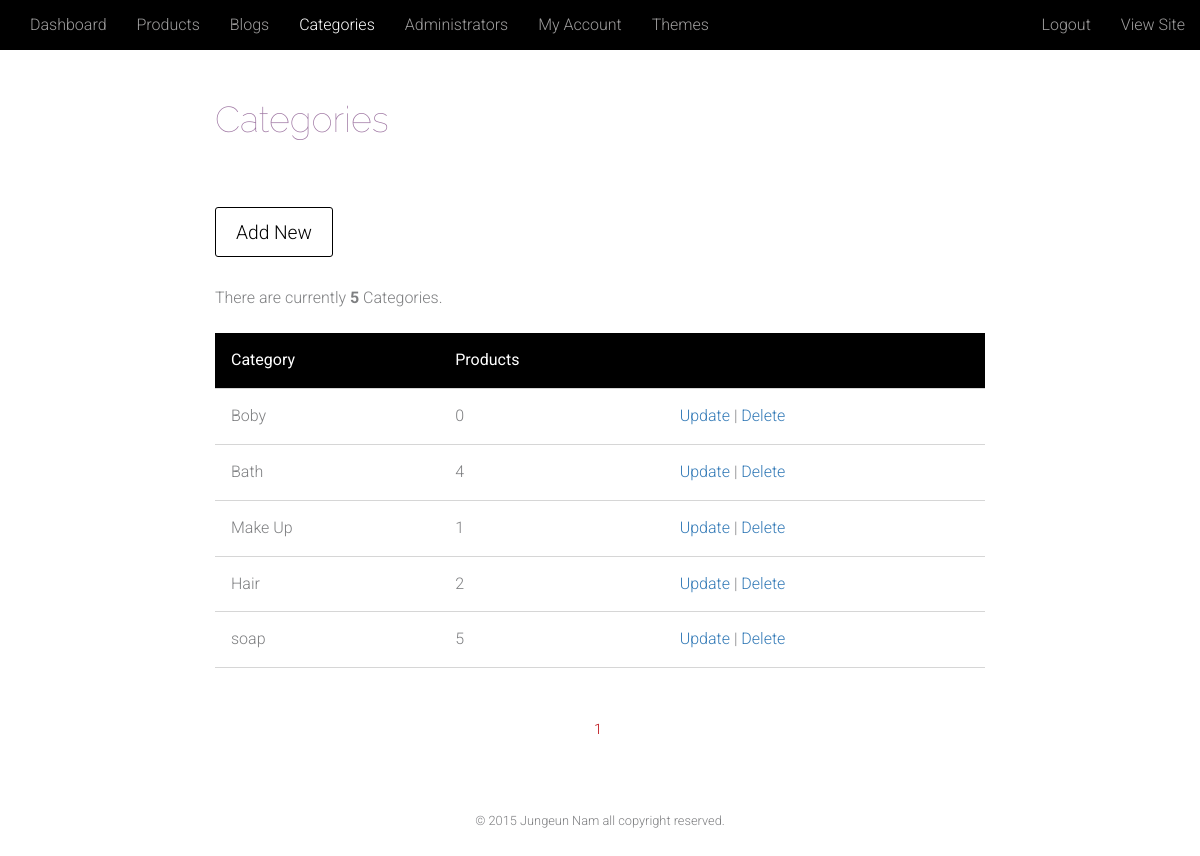
Screenshot of /admin/categories.php (signed in) with the database file from the repository.
### tables this page shows
CREATE TABLE IF NOT EXISTS `category` (
  `categoryId` int(11) NOT NULL,
  `category` varchar(40) NOT NULL,
  `categoryDescription` varchar(50) NOT NULL
);

### includes/paginationcreate.php (called while the page is built, shortened)
<?php
     $rowsperpage = 10;
     if (isset($_GET['currentpage']) && is_numeric($_GET['currentpage'])){
        $currentpage = (int) $_GET['currentpage'];
     }
     else{
        $currentpage = 1;
     }
     $offset = ($currentpage - 1) * $rowsperpage;
?>

### admin/categories.php (the view, shortened to what this page needs)
<?php
 include '../includes/dashboardheader.php';
 include '../includes/dashboardnav.php';
 include "../includes/logincheckadmin.php";
?>
<section id="content">
    <div class="row">
        <div class="col-md-2"></div>
         <div class="col-md-8">
 <h1>Categories</h1><br />
 <p><a href="categorynew.php"><input id="newcategorybutton" type="button" value="Add New"></a></p><br />
 <?php
     $sql = "SELECT * FROM category";
     $result = mysqli_query($con, $sql) or die(mysqli_error($con));
     $numrow = mysqli_num_rows($result);
     echo "<p>There are currently <strong>" . $numrow . "</strong>
    Categories.</p><br />";
    include "../includes/paginationcreate.php";
     $sql = "SELECT category.*, COUNT(product.categoryId) AS categoryCount FROM
    category LEFT JOIN product ON category.categoryId = product.categoryId GROUP BY
    category.categoryId ORDER BY categoryId ASC LIMIT $offset, $rowsperpage";
     $result = mysqli_query($con, $sql) or die(mysqli_error($con));
     echo "<table class='table table-striped'>";
     echo "<th>Category</th><th>Products</th><th></th>";
     while ($row = mysqli_fetch_array($result))
     {
         echo "<tr>";
         echo "<td>" . $row['category'] . "</td>";
         echo "<td>" . $row['categoryCount'] . "</td>";
         echo "<td><a
        href=\"categoryupdate.php?categoryId={$row['categoryId']}\">Update</a> | <a
        href=\"categorydelete.php?categoryId={$row['categoryId']}\" onclick=\"return
        confirm('Are you sure you want to delete this category?')\">Delete</a></td>";
         echo "</tr>";
     }
     echo "</table>";
    include "../includes/paginationdisplay.php";
 ?>
        </div>
        <div class="col-md-2"></div>
    </div>
</section>
<?php
 include '../includes/dashboardfooter.php';
?>

### css/main1.css (style rules this page uses)
html, body, div, h1, h2, h3, h4, h5, h6, p, ul, ol, li, img, form, fieldset, input, textarea, blockquote, .col-md-12 .container-fluid { margin:0; padding:0; }
html { background-color:#fff; }
body { background-color:#fff; color: #7e7f81; font-family:'Roboto', 'sans-serif', 'verdana', 'arial'; font-size: 1.6em; font-weight: 300; z-index: -100; }
h1, h2 { color: #9c73a0; font-family:'Raleway', 'verdana', 'arial','sans-serif'; font-weight: lighter; margin-bottom: 15px; clear: both; }
#searchform, input { margin: 0; }
.dashboard p { clear: both; }
.dashboard .col-md-8, .dashboard .col-md-10 { padding-top: 50px; }
#newproductbutton, #newproduct .button, #productupdate .button, #productupdatimage .button, #newcategorybutton, #newcategory .button, #newadminbutton, #addadmin .button, #adminaccount .button, #updateimage .button, #adminupdatepassword .button, #accountdelete .button, #newblogbutton, #newblog .button, #blogupdate .button, #blogupdatimage .button, #categoryupdate .button { clear: both; float: left; color: #000; font-size: 1.2em; background-color: #fff; height: 50px; padding: 8px 20px !important; margin: 30px 0; -webkit-border-radius: 3px; -moz-border-radius: 3px; border-radius: 3px; border: solid 1px #000; }
.table { width: 100%; border-style:none; }
.table>tbody>tr>td, .table>tbody>tr>th, .table>tfoot>tr>td, .table>tfoot>tr>th, .table>thead>tr>td, .table>thead>tr>th { border-style: none; padding: 1em ; }
.table th { color: #fff; border-style:none; background-color: #000; padding: 2em 0; font-weight:normal; }
.table tr { border-bottom: 1px solid #d6d6d6; }
.table tr, .table td { background-color: #fff; }
html { position: relative; min-height: 100%; }
body { margin-bottom: 108px; }

### rows the page displays
category: category "Boby", categoryCount "0"
category: category "Bath", categoryCount "4"
category: category "Make Up", categoryCount "1"
category: category "Hair", categoryCount "2"
category: category "soap", categoryCount "5"

### other values shown
$numrow "5"
